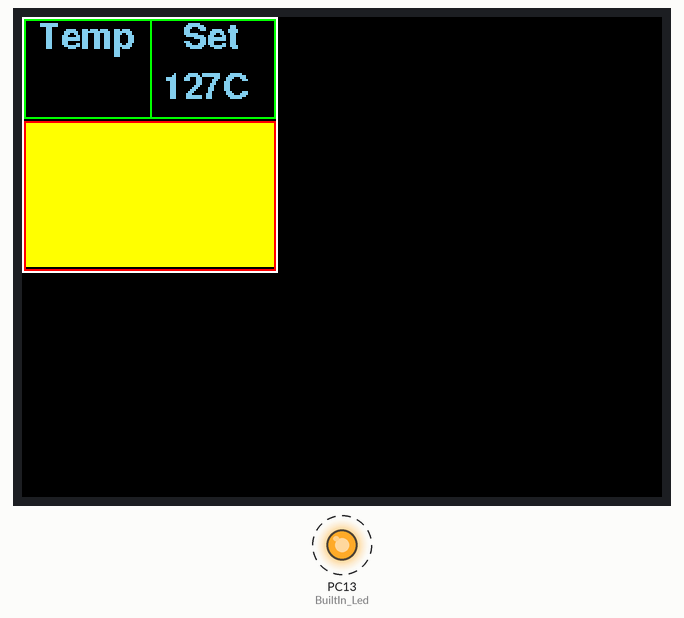
Simulated run of this program. Board: STM32 Blue Pill. Parts: 320×240 colour display, output pins drawn as LEDs (lit = HIGH). Dashed ring = blinking.

Above: at 0.3 s.
Timing chart, 0 to 130.0 s (numbered marks = the images above):
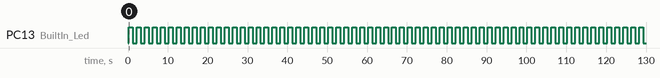

Measured:
- by itself, PC13 (BuiltIn_Led): alternates HIGH for 1.0 s and LOW for 1.0 s

The program:

main.cpp
```cpp
#include <Arduino.h>
#include <SPI.h>
#include <TFT_eSPI.h>
#include "Free_Fonts.h"
#include <MAX6675.h>

#define MAX6675_CS_PIN A0
MAX6675 tcouple(MAX6675_CS_PIN);
TFT_eSPI tft = TFT_eSPI();
#define BuiltIn_Led PC13
float NewTemp = 0;
float OldTemp = 0;
uint16_t NewSetTemp = 127;
uint16_t OldSetTemp = 0;

void setup()
{
  Serial.begin(115200);
  pinMode(BuiltIn_Led, OUTPUT);
  tft.init();
  tft.initDMA();
  tft.setRotation(1);
  tft.setFreeFont(FSSB9);
  tft.setTextColor(TFT_SKYBLUE);
  tft.fillScreen(TFT_BLACK);
  tft.drawRect(0,0,128,128,TFT_WHITE);
  tft.drawRect(1,1,64,50,TFT_GREEN);
  tft.fillRect(2,2,62,48,TFT_BLACK);
  tft.drawRect(64,1,63,50,TFT_GREEN);
  tft.fillRect(65,2,61,48,TFT_BLACK);
  tft.setCursor(7, 15);
  tft.print("Temp");
  tft.setCursor(80, 15);
  tft.print("Set");

  tft.drawRect(1,52,126,75,TFT_RED);
  tft.fillRect(2,53,124,72,TFT_YELLOW);

  delay(1);

}

void loop()
{
  NewTemp = tcouple.readTempC();
  if(NewTemp != OldTemp)
  {
    delay(100);
    tft.fillRect (5, 20 , 58, 30, TFT_BLACK);
    tft.setCursor(5, 40);
    if(NewTemp < 100) tft.print(" ");
    tft.print(NewTemp, 1); tft.print("C");
    OldTemp = NewTemp;
  }

  if(NewSetTemp != OldSetTemp)
  {
    tft.fillRect (65, 20 , 58, 30, TFT_BLACK);
    tft.setCursor(70, 40);
    if(NewSetTemp < 100) tft.print(" ");
    tft.print(NewSetTemp); tft.print("C");
    OldSetTemp = NewSetTemp;
  }
  digitalWrite(BuiltIn_Led, !digitalRead(BuiltIn_Led));
  delay(1000);
}
```

Free_Fonts.h
```cpp
// Attach this header file to your sketch to use the GFX Free Fonts. You can write
// sketches without it, but it makes referencing them easier.

// This calls up ALL the fonts but they only get loaded if you actually
// use them in your sketch.
//
// No changes are needed to this header file unless new fonts are added to the
// library "Fonts/GFXFF" folder.
//
// To save a lot of typing long names, each font can easily be referenced in the
// sketch in three ways, either with:
//
//    1. Font file name with the & in front such as &FreeSansBoldOblique24pt7b
//       an example being:
//
//       tft.setFreeFont(&FreeSansBoldOblique24pt7b);
//
//    2. FF# where # is a number determined by looking at the list below
//       an example being:
//
//       tft.setFreeFont(FF32);
//
//    3. An abbreviation of the file name. Look at the list below to see
//       the abbreviations used, for example:
//
//       tft.setFreeFont(FSSBO24)
//
//       Where the letters mean:
//       F = Free font
//       M = Mono
//      SS = Sans Serif (double S to distinguish is form serif fonts)
//       S = Serif
//       B = Bold
//       O = Oblique (letter O not zero)
//       I = Italic
//       # =  point size, either 9, 12, 18 or 24
//
//  Setting the font to NULL will select the GLCD font:
//
//      tft.setFreeFont(NULL); // Set font to GLCD

#ifdef LOAD_GFXFF // Only include the fonts if LOAD_GFXFF is defined in User_Setup.h

// Use these when printing or drawing text in GLCD and high rendering speed fonts
#define GFXFF 1
#define GLCD  0
#define FONT2 2
#define FONT4 4
#define FONT6 6
#define FONT7 7
#define FONT8 8

// Use the following when calling setFont()
//
// Reserved for GLCD font  // FF0
//

#define TT1 &TomThumb

#define FM9 &FreeMono9pt7b
#define FM12 &FreeMono12pt7b
#define FM18 &FreeMono18pt7b
#define FM24 &FreeMono24pt7b

#define FMB9 &FreeMonoBold9pt7b
#define FMB12 &FreeMonoBold12pt7b
#define FMB18 &FreeMonoBold18pt7b
#define FMB24 &FreeMonoBold24pt7b

#define FMO9 &FreeMonoOblique9pt7b
#define FMO12 &FreeMonoOblique12pt7b
#define FMO18 &FreeMonoOblique18pt7b
#define FMO24 &FreeMonoOblique24pt7b

#define FMBO9 &FreeMonoBoldOblique9pt7b
#define FMBO12 &FreeMonoBoldOblique12pt7b
#define FMBO18 &FreeMonoBoldOblique18pt7b
#define FMBO24 &FreeMonoBoldOblique24pt7b

#define FSS9 &FreeSans9pt7b
#define FSS12 &FreeSans12pt7b
#define FSS18 &FreeSans18pt7b
#define FSS24 &FreeSans24pt7b

#define FSSB9 &FreeSansBold9pt7b
#define FSSB12 &FreeSansBold12pt7b
#define FSSB18 &FreeSansBold18pt7b
#define FSSB24 &FreeSansBold24pt7b

#define FSSO9 &FreeSansOblique9pt7b
#define FSSO12 &FreeSansOblique12pt7b
#define FSSO18 &FreeSansOblique18pt7b
#define FSSO24 &FreeSansOblique24pt7b

#define FSSBO9 &FreeSansBoldOblique9pt7b
#define FSSBO12 &FreeSansBoldOblique12pt7b
#define FSSBO18 &FreeSansBoldOblique18pt7b
#define FSSBO24 &FreeSansBoldOblique24pt7b

#define FS9 &FreeSerif9pt7b
#define FS12 &FreeSerif12pt7b
#define FS18 &FreeSerif18pt7b
#define FS24 &FreeSerif24pt7b

#define FSI9 &FreeSerifItalic9pt7b
#define FSI12 &FreeSerifItalic12pt7b
#define FSI19 &FreeSerifItalic18pt7b
#define FSI24 &FreeSerifItalic24pt7b

#define FSB9 &FreeSerifBold9pt7b
#define FSB12 &FreeSerifBold12pt7b
#define FSB18 &FreeSerifBold18pt7b
#define FSB24 &FreeSerifBold24pt7b

#define FSBI9 &FreeSerifBoldItalic9pt7b
#define FSBI12 &FreeSerifBoldItalic12pt7b
#define FSBI18 &FreeSerifBoldItalic18pt7b
#define FSBI24 &FreeSerifBoldItalic24pt7b

#define FF0 NULL //ff0 reserved for GLCD
#define FF1 &FreeMono9pt7b
#define FF2 &FreeMono12pt7b
#define FF3 &FreeMono18pt7b
#define FF4 &FreeMono24pt7b

#define FF5 &FreeMonoBold9pt7b
#define FF6 &FreeMonoBold12pt7b
#define FF7 &FreeMonoBold18pt7b
#define FF8 &FreeMonoBold24pt7b

#define FF9 &FreeMonoOblique9pt7b
#define FF10 &FreeMonoOblique12pt7b
#define FF11 &FreeMonoOblique18pt7b
#define FF12 &FreeMonoOblique24pt7b

#define FF13 &FreeMonoBoldOblique9pt7b
#define FF14 &FreeMonoBoldOblique12pt7b
#define FF15 &FreeMonoBoldOblique18pt7b
#define FF16 &FreeMonoBoldOblique24pt7b

#define FF17 &FreeSans9pt7b
#define FF18 &FreeSans12pt7b
#define FF19 &FreeSans18pt7b
#define FF20 &FreeSans24pt7b

#define FF21 &FreeSansBold9pt7b
#define FF22 &FreeSansBold12pt7b
#define FF23 &FreeSansBold18pt7b
#define FF24 &FreeSansBold24pt7b

#define FF25 &FreeSansOblique9pt7b
#define FF26 &FreeSansOblique12pt7b
#define FF27 &FreeSansOblique18pt7b
#define FF28 &FreeSansOblique24pt7b

#define FF29 &FreeSansBoldOblique9pt7b
#define FF30 &FreeSansBoldOblique12pt7b
#define FF31 &FreeSansBoldOblique18pt7b
#define FF32 &FreeSansBoldOblique24pt7b

#define FF33 &FreeSerif9pt7b
#define FF34 &FreeSerif12pt7b
#define FF35 &FreeSerif18pt7b
#define FF36 &FreeSerif24pt7b

#define FF37 &FreeSerifItalic9pt7b
#define FF38 &FreeSerifItalic12pt7b
#define FF39 &FreeSerifItalic18pt7b
#define FF40 &FreeSerifItalic24pt7b

#define FF41 &FreeSerifBold9pt7b
#define FF42 &FreeSerifBold12pt7b
#define FF43 &FreeSerifBold18pt7b
#define FF44 &FreeSerifBold24pt7b

#define FF45 &FreeSerifBoldItalic9pt7b
#define FF46 &FreeSerifBoldItalic12pt7b
#define FF47 &FreeSerifBoldItalic18pt7b
#define FF48 &FreeSerifBoldItalic24pt7b

// >>>>>>>>>>>>>>>>>>>>>>>>>>>>>>>>>>>>>>>>>>>>>>>>>>>>>>>>>>>>>>>>>>>>>>>>>>>>>>>>>
// Now we define "s"tring versions for easy printing of the font name so:
//   tft.println(sFF5);
// will print
//   Mono bold 9
// >>>>>>>>>>>>>>>>>>>>>>>>>>>>>>>>>>>>>>>>>>>>>>>>>>>>>>>>>>>>>>>>>>>>>>>>>>>>>>>>>

#define sFF0 "GLCD"
#define sTT1 "Tom Thumb"
#define sFF1 "Mono 9"
#define sFF2 "Mono 12"
#define sFF3 "Mono 18"
#define sFF4 "Mono 24"

#define sFF5 "Mono bold 9"
#define sFF6 "Mono bold 12"
#define sFF7 "Mono bold 18"
#define sFF8 "Mono bold 24"

#define sFF9 "Mono oblique 9"
#define sFF10 "Mono oblique 12"
#define sFF11 "Mono oblique 18"
#define sFF12 "Mono oblique 24"

#define sFF13 "Mono bold oblique 9"
#define sFF14 "Mono bold oblique 12"
#define sFF15 "Mono bold oblique 18"
#define sFF16 "Mono bold obl. 24" // Full text line is too big for 480 pixel wide screen

#define sFF17 "Sans 9"
#define sFF18 "Sans 12"
#define sFF19 "Sans 18"
#define sFF20 "Sans 24"

#define sFF21 "Sans bold 9"
#define sFF22 "Sans bold 12"
#define sFF23 "Sans bold 18"
#define sFF24 "Sans bold 24"

#define sFF25 "Sans oblique 9"
#define sFF26 "Sans oblique 12"
#define sFF27 "Sans oblique 18"
#define sFF28 "Sans oblique 24"

#define sFF29 "Sans bold oblique 9"
#define sFF30 "Sans bold oblique 12"
#define sFF31 "Sans bold oblique 18"
#define sFF32 "Sans bold oblique 24"

#define sFF33 "Serif 9"
#define sFF34 "Serif 12"
#define sFF35 "Serif 18"
#define sFF36 "Serif 24"

#define sFF37 "Serif italic 9"
#define sFF38 "Serif italic 12"
#define sFF39 "Serif italic 18"
#define sFF40 "Serif italic 24"

#define sFF41 "Serif bold 9"
#define sFF42 "Serif bold 12"
#define sFF43 "Serif bold 18"
#define sFF44 "Serif bold 24"

#define sFF45 "Serif bold italic 9"
#define sFF46 "Serif bold italic 12"
#define sFF47 "Serif bold italic 18"
#define sFF48 "Serif bold italic 24"

#else // LOAD_GFXFF not defined so setup defaults to prevent error messages

// >>>>>>>>>>>>>>>>>>>>>>>>>>>>>>>>>>>>>>>>>>>>>>>>>>>>>>>>>>>>>>>>>>>>>>>>>>>>>>>>>
// Free fonts are not loaded in User_Setup.h so we must define all as font 1
// to prevent compile error messages
// >>>>>>>>>>>>>>>>>>>>>>>>>>>>>>>>>>>>>>>>>>>>>>>>>>>>>>>>>>>>>>>>>>>>>>>>>>>>>>>>>

#define GFXFF 1
#define GLCD  1
#define FONT2 2
#define FONT4 4
#define FONT6 6
#define FONT7 7
#define FONT8 8

#define TT1 1

#define FF0 1
#define FF1 1
#define FF2 1
#define FF3 1
#define FF4 1
#define FF5 1
#define FF6 1
#define FF7 1
#define FF8 1
#define FF9 1
#define FF10 1
#define FF11 1
#define FF12 1
#define FF13 1
#define FF14 1
#define FF15 1
#define FF16 1
#define FF17 1
#define FF18 1
#define FF19 1
#define FF20 1
#define FF21 1
#define FF22 1
#define FF23 1
#define FF24 1
#define FF25 1
#define FF26 1
#define FF27 1
#define FF28 1
#define FF29 1
#define FF30 1
#define FF31 1
#define FF32 1
#define FF33 1
#define FF34 1
#define FF35 1
#define FF36 1
#define FF37 1
#define FF38 1
#define FF39 1
#define FF40 1
#define FF41 1
#define FF42 1
#define FF43 1
#define FF44 1
#define FF45 1
#define FF46 1
#define FF47 1
#define FF48 1

#define FM9  1
#define FM12 1
#define FM18 1
#define FM24 1

#define FMB9  1
#define FMB12 1
#define FMB18 1
#define FMB24 1

#define FMO9  1
#define FMO12 1
#define FMO18 1
#define FMO24 1

#define FMBO9  1
#define FMBO12 1
#define FMBO18 1
#define FMBO24 1

#define FSS9  1
#define FSS12 1
#define FSS18 1
#define FSS24 1

#define FSSB9  1
#define FSSB12 1
#define FSSB18 1
#define FSSB24 1

#define FSSO9  1
#define FSSO12 1
#define FSSO18 1
#define FSSO24 1

#define FSSBO9  1
#define FSSBO12 1
#define FSSBO18 1
#define FSSBO24 1

#define FS9  1
#define FS12 1
#define FS18 1
#define FS24 1

#define FSI9  1
#define FSI12 1
#define FSI19 1
#define FSI24 1

#define FSB9  1
#define FSB12 1
#define FSB18 1
#define FSB24 1

#define FSBI9  1
#define FSBI12 1
#define FSBI18 1
#define FSBI24 1

#endif // LOAD_GFXFF
```
